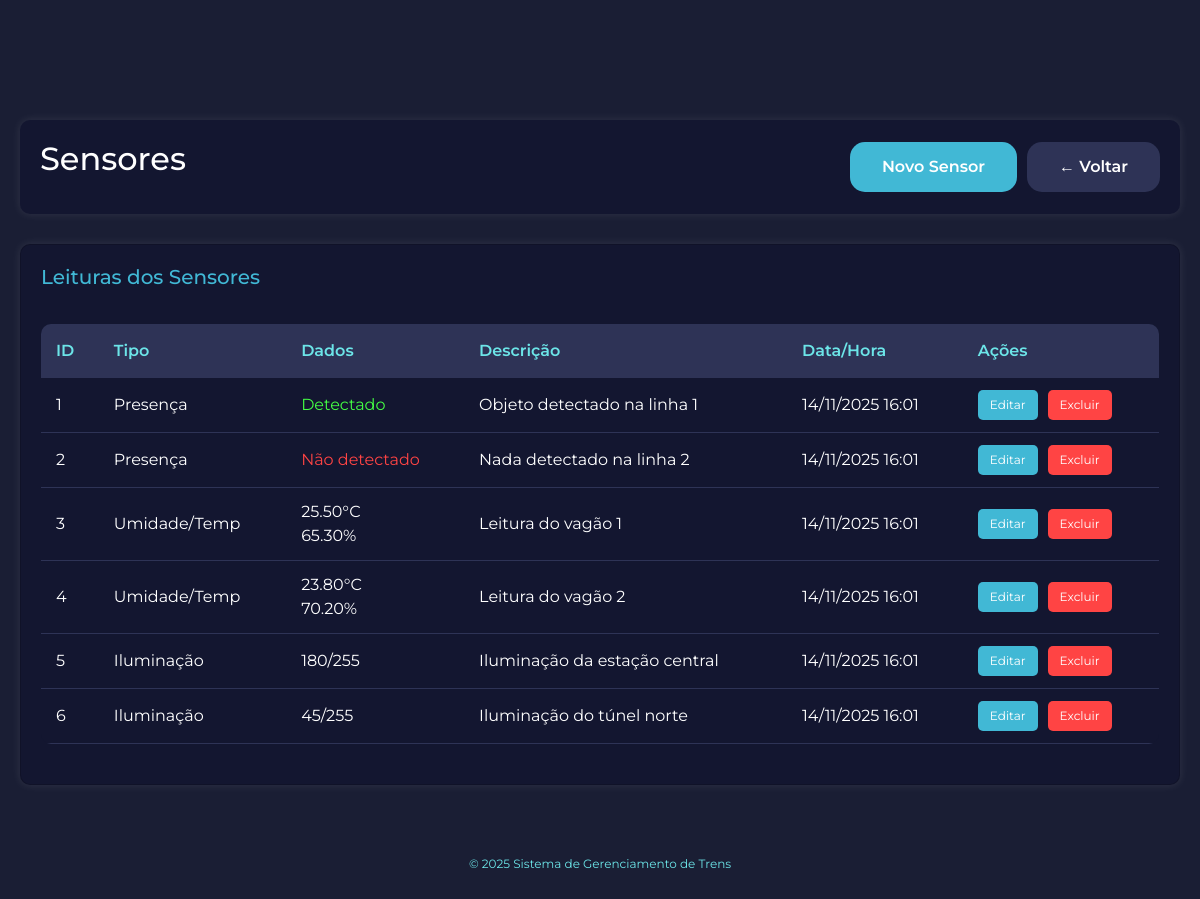
The page /sensores/listar.php (signed in) on the database its author committed.
### tables this page shows
CREATE TABLE sensores (
    id_sensor INT NOT NULL AUTO_INCREMENT PRIMARY KEY,
    tipo_sensor ENUM('presenca', 'umidade_temperatura', 'iluminacao') NOT NULL,
    
     
     
    presenca_detectada TINYINT(1) DEFAULT NULL,
    
     
    temperatura DECIMAL(5,2) DEFAULT NULL,   
    umidade DECIMAL(5,2) DEFAULT NULL,       
    
     
    nivel_iluminacao INT DEFAULT NULL,       
    
     
    descricao VARCHAR(200) DEFAULT NULL,
    timestamp_leitura TIMESTAMP DEFAULT CURRENT_TIMESTAMP,
    
    INDEX idx_tipo (tipo_sensor),
    INDEX idx_timestamp (timestamp_leitura)
);

### config.php (called while the page is built, shortened)
<?php
function sanitizar($texto) {
    return htmlspecialchars($texto, ENT_QUOTES, 'UTF-8');
}
function formatarTimestamp($timestamp) {
    $dt = new DateTime($timestamp);
    return $dt->format('d/m/Y H:i');
}
?>

### sensores/listar.php (the view, shortened to what this page needs)
<?php
require_once '../config.php';
try {
    $sql = "SELECT * FROM sensores ORDER BY timestamp_leitura DESC";
    $stmt = $pdo->query($sql);
    $sensores = $stmt->fetchAll();
} catch(PDOException $e) {
    $erro = "Erro ao buscar sensores: " . $e->getMessage();
    $sensores = [];
}
?>
<!DOCTYPE html>
<html lang="pt-BR">
<head>
    <link href="https://cdn.jsdelivr.net/npm/bootstrap@5.3.8/dist/css/bootstrap.min.css" rel="stylesheet">
    <link rel="stylesheet" href="../css/estilo.css">
</head>
<body>
    <div class="container" style="padding-top: 120px;">
        <div class="header-dashboard">
            <h1>Sensores</h1>
            <div style="display: flex; gap: 10px;">
                <a href="cadastrar.php" class="botao botao-primario">Novo Sensor</a>
                <a href="../dashboard.php" class="botao botao-secundario">← Voltar</a>
            </div>
        </div>
        <div class="card">
            <h2>Leituras dos Sensores</h2>
            <?php if (empty($sensores)): ?>
                <p style="text-align: center; color: #6ce5e8; padding: 20px;">
                    Nenhum sensor cadastrado ainda.
                </p>
            <?php else: ?>
                <div class="tabela-container">
                    <table class="tabela">
                        <thead>
                            <tr>
                                <th>ID</th>
                                <th>Tipo</th>
                                <th>Dados</th>
                                <th>Descrição</th>
                                <th>Data/Hora</th>
                                <th>Ações</th>
                            </tr>
                        </thead>
                        <tbody>
                            <?php foreach($sensores as $sensor): ?>
                            <tr>
                                <td><?= $sensor['id_sensor'] ?></td>
                                <td>
                                    <?php
                                    $tipos = [
                                        'presenca' => 'Presença',
                                        'umidade_temperatura' => 'Umidade/Temp',
                                        'iluminacao' => 'Iluminação'
                                    ];
                                    echo $tipos[$sensor['tipo_sensor']] ?? $sensor['tipo_sensor'];
                                    ?>
                                </td>
                                <td>
                                    <?php
                                    if ($sensor['tipo_sensor'] == 'presenca') {
                                        echo $sensor['presenca_detectada'] ?
                                            '<span style="color: #44ff44;">Detectado</span>' :
                                            '<span style="color: #ff4444;">Não detectado</span>';
                                    } elseif ($sensor['tipo_sensor'] == 'umidade_temperatura') {
                                        echo "" . $sensor['temperatura'] . "°C<br>";
                                        echo "" . $sensor['umidade'] . "%";
                                    } elseif ($sensor['tipo_sensor'] == 'iluminacao') {
                                        echo "" . $sensor['nivel_iluminacao'] . "/255";
                                    }
                                    ?>
                                </td>
                                <td><?= sanitizar($sensor['descricao'] ?? '-') ?></td>
                                <td><?= formatarTimestamp($sensor['timestamp_leitura']) ?></td>
                                <td>
                                    <div class="tabela-acoes">
                                        <a href="editar.php?id=<?= $sensor['id_sensor'] ?>"
                                           class="btn-tabela btn-editar">
                                            Editar
                                        </a>
                                        <a href="excluir.php?id=<?= $sensor['id_sensor'] ?>"
                                           class="btn-tabela btn-excluir"
                                           onclick="return confirm('Tem certeza que deseja excluir este sensor?')">
                                            Excluir
                                        </a>
                                    </div>
                                </td>
                            </tr>
                            <?php endforeach; ?>
                        </tbody>
                    </table>
                </div>
            <?php endif; ?>
        </div>
        <div class="rodape">
            <p>© 2025 Sistema de Gerenciamento de Trens</p>
        </div>
    </div>
</body>
</html>

### css/estilo.css (style rules this page uses)
* { margin: 0; padding: 0; box-sizing: border-box; font-family: "Montserrat", sans-serif; }
body { background-color: #1a1e34; color: white; min-height: 100vh; }
.container { max-width: 1200px; margin: 0 auto; padding: 20px; }
h1 { color: white; font-size: 2rem; margin-bottom: 1rem; }
h2 { color: #41b8d5; font-size: 1.5rem; margin-bottom: 1rem; }
.botao { padding: 0.8rem 2rem; border: none; border-radius: 15px; cursor: pointer; font-size: 16px; font-weight: 600; transition: all 0.3s; text-decoration: none; display: inline-block; }
.botao-primario { background-color: #41b8d5; color: white; }
.botao-secundario { background-color: #2e3356; color: white; }
.header-dashboard { background-color: #131630; border-radius: 10px; padding: 20px; margin-bottom: 30px; display: flex; justify-content: space-between; align-items: center; box-shadow: 0px 0px 10px rgba(255, 255, 255, 0.1); flex-wrap: wrap; gap: 15px; }
.card { background-color: #131630; border-radius: 10px; padding: 20px; box-shadow: 0px 0px 10px rgba(255, 255, 255, 0.1); }
.card h2 { color: #41b8d5; margin-bottom: 15px; font-size: 20px; }
.tabela-container { overflow-x: auto; margin: 20px 0; }
.tabela { width: 100%; border-collapse: collapse; background-color: #131630; border-radius: 10px; overflow: hidden; }
.tabela thead { background-color: #2e3356; }
.tabela th { padding: 15px; text-align: left; color: #6ce5e8; font-weight: 600; }
.tabela td { padding: 12px 15px; border-bottom: 1px solid #2e3356; color: white; }
.tabela-acoes { display: flex; gap: 10px; flex-wrap: wrap; }
.btn-tabela { padding: 6px 12px; border: none; border-radius: 5px; cursor: pointer; font-size: 12px; text-decoration: none; display: inline-block; transition: all 0.2s; }
.btn-editar { background-color: #41b8d5; color: white; }
.btn-excluir { background-color: #ff4444; color: white; }
.rodape { text-align: center; margin-top: 50px; padding: 20px; color: #6ce5e8; font-size: 12px; }

### rows shown on the page
sensores: id_sensor "1", tipo_sensor "Presença", presenca_detectada "Detectado", descricao "Objeto detectado na linha 1", timestamp_leitura "14/11/2025 16:01"
sensores: id_sensor "2", tipo_sensor "Presença", presenca_detectada "Não detectado", descricao "Nada detectado na linha 2", timestamp_leitura "14/11/2025 16:01"
sensores: id_sensor "3", tipo_sensor "Umidade/Temp", temperatura "25.50", umidade "65.30", descricao "Leitura do vagão 1", timestamp_leitura "14/11/2025 16:01"
sensores: id_sensor "4", tipo_sensor "Umidade/Temp", temperatura "23.80", umidade "70.20", descricao "Leitura do vagão 2", timestamp_leitura "14/11/2025 16:01"
sensores: id_sensor "5", tipo_sensor "Iluminação", nivel_iluminacao "180", descricao "Iluminação da estação central", timestamp_leitura "14/11/2025 16:01"
sensores: id_sensor "6", tipo_sensor "Iluminação", nivel_iluminacao "45", descricao "Iluminação do túnel norte", timestamp_leitura "14/11/2025 16:01"
